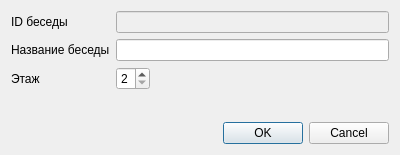
<?xml version="1.0" encoding="UTF-8"?>
<ui version="4.0">
 <class>DialogChatSettings</class>
 <widget class="QDialog" name="DialogChatSettings">
  <property name="geometry">
   <rect>
    <x>0</x>
    <y>0</y>
    <width>400</width>
    <height>155</height>
   </rect>
  </property>
  <property name="windowTitle">
   <string>Редактирование беседы</string>
  </property>
  <layout class="QGridLayout" name="gridLayout">
   <item row="1" column="0">
    <widget class="QDialogButtonBox" name="buttonBox">
     <property name="orientation">
      <enum>Qt::Horizontal</enum>
     </property>
     <property name="standardButtons">
      <set>QDialogButtonBox::Cancel|QDialogButtonBox::Ok</set>
     </property>
    </widget>
   </item>
   <item row="0" column="0">
    <layout class="QFormLayout" name="formLayout">
     <item row="0" column="0">
      <widget class="QLabel" name="label_3">
       <property name="text">
        <string>ID беседы</string>
       </property>
      </widget>
     </item>
     <item row="1" column="0">
      <widget class="QLabel" name="label">
       <property name="text">
        <string>Название беседы</string>
       </property>
      </widget>
     </item>
     <item row="1" column="1">
      <widget class="QLineEdit" name="leChatTitle">
       <property name="inputMask">
        <string/>
       </property>
      </widget>
     </item>
     <item row="2" column="0">
      <widget class="QLabel" name="label_2">
       <property name="text">
        <string>Этаж</string>
       </property>
      </widget>
     </item>
     <item row="2" column="1">
      <layout class="QHBoxLayout" name="horizontalLayout">
       <item>
        <widget class="QSpinBox" name="spinFloor">
         <property name="minimum">
          <number>2</number>
         </property>
         <property name="maximum">
          <number>5</number>
         </property>
        </widget>
       </item>
       <item>
        <spacer name="horizontalSpacer">
         <property name="orientation">
          <enum>Qt::Horizontal</enum>
         </property>
         <property name="sizeHint" stdset="0">
          <size>
           <width>40</width>
           <height>20</height>
          </size>
         </property>
        </spacer>
       </item>
      </layout>
     </item>
     <item row="0" column="1">
      <widget class="QLineEdit" name="leChatId">
       <property name="enabled">
        <bool>false</bool>
       </property>
       <property name="text">
        <string/>
       </property>
       <property name="readOnly">
        <bool>true</bool>
       </property>
      </widget>
     </item>
    </layout>
   </item>
  </layout>
 </widget>
 <resources/>
 <connections>
  <connection>
   <sender>buttonBox</sender>
   <signal>accepted()</signal>
   <receiver>DialogChatSettings</receiver>
   <slot>accept()</slot>
   <hints>
    <hint type="sourcelabel">
     <x>248</x>
     <y>254</y>
    </hint>
    <hint type="destinationlabel">
     <x>157</x>
     <y>274</y>
    </hint>
   </hints>
  </connection>
  <connection>
   <sender>buttonBox</sender>
   <signal>rejected()</signal>
   <receiver>DialogChatSettings</receiver>
   <slot>reject()</slot>
   <hints>
    <hint type="sourcelabel">
     <x>316</x>
     <y>260</y>
    </hint>
    <hint type="destinationlabel">
     <x>286</x>
     <y>274</y>
    </hint>
   </hints>
  </connection>
 </connections>
</ui>
